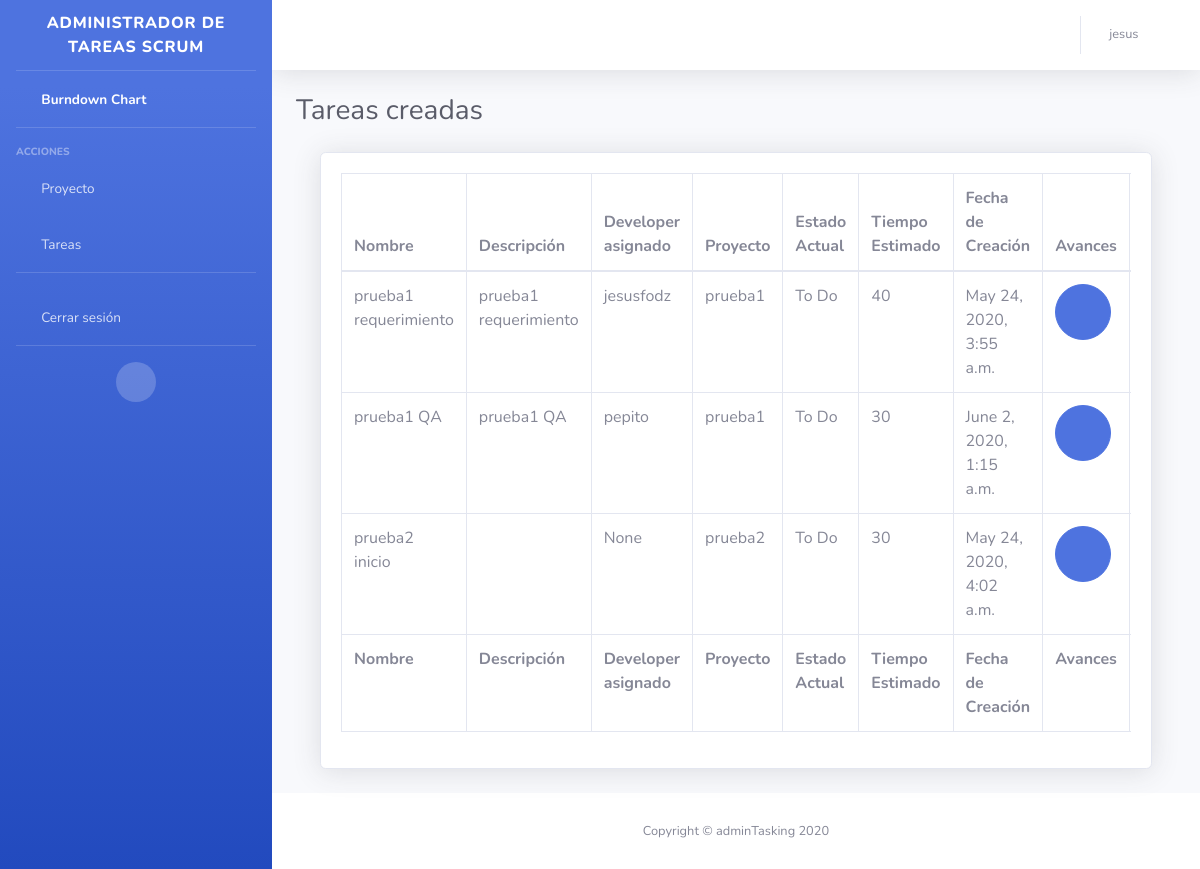
/list-tareas-creadas/ (signed in), run on the app's committed database.
### app/models.py (models this page shows, shortened)
class Tarea(models.Model):
    nombre = models.CharField(max_length=200, null=False)
    descripcion = models.TextField(null=True)
    tiempoEstimado = models.IntegerField(null=True)
    fechaCreacion = models.DateTimeField(auto_now_add=True)
    developer =models.ForeignKey(User,
                  related_name='developer',
                  null=True,
                  on_delete=models.PROTECT)
    proyecto =models.ForeignKey(Proyecto,
                  related_name='proyecto',
                  null=False,
                  on_delete=models.PROTECT)
    estadoActual =models.ForeignKey(Estado,
                  related_name='estadoActual',
                  null=False,
                  on_delete=models.PROTECT)
    class Meta:
        app_label = 'app'

class Proyecto(models.Model):
    nombre = models.CharField(max_length=45, null=False)
    descripcion = models.CharField(max_length=45, null=True)
    productOwner =models.ForeignKey(User,
                  related_name='productOwner',
                  null=False,
                  on_delete=models.PROTECT)
    def __str__(self):
        return self.nombre
    class Meta:
        app_label = 'app'

class Estado(models.Model):
    nombre = models.CharField(max_length=45, null=False)
    def __str__(self):
        return self.nombre
    class Meta:
        app_label = 'app'

### app/views.py (the view)
# urls.py: path('list-tareas-creadas/', views.list_tareas_creadas, name='list_tareas_creadas'),
@login_required
def list_tareas_creadas(request):
    productOwner=User.objects.get(id=request.user.id)
    lista_proyectos=Proyecto.objects.filter( productOwner=productOwner)
    lista_tareas=Tarea.objects.filter( proyecto__in=[p.id for p in lista_proyectos])
    avances=Avance.objects.all()
    contexto = {
        'lista_tareas': lista_tareas,
        'avances':avances
    }
    return render(request, "app/tareas_creadas.html",contexto)

### app/templates/app/tareas_creadas.html (shortened to what this page needs)
{% extends "app/base.html" %}
{% load static %}
{% block contenido %}
<div class="d-sm-flex align-items-center justify-content-between mb-4">
    <h1 class="h3 mb-0 text-gray-800">Tareas creadas</h1>
</div>
<div class="container-fluid">
    <div class="card shadow mb-4">
        <div class="card-body">
            <div class="table-responsive">
                <table class="table table-bordered" id="dataTable" width="100%" cellspacing="0">
                    <thead>
                        <tr>
                            <th>Nombre</th>
                            <th>Descripción</th>
                            <th>Developer asignado</th>
                            <th>Proyecto</th>
                            <th>Estado Actual</th>
                            <th>Tiempo Estimado</th>
                            <th>Fecha de Creación</th>
                            <th>Avances</th>
                        </tr>
                    </thead>
                    <tfoot>
                        <tr>
                            <th>Nombre</th>
                            <th>Descripción</th>
                            <th>Developer asignado</th>
                            <th>Proyecto</th>
                            <th>Estado Actual</th>
                            <th>Tiempo Estimado</th>
                            <th>Fecha de Creación</th>
                            <th>Avances</th>
                        </tr>
                    </tfoot>
                    <tbody>
                        {% for tarea in lista_tareas %}
                        <tr>
                            <td>{{ tarea.nombre }}</td>
                            <td>{{ tarea.descripcion }}</td>
                            <td>{{ tarea.developer }}</td>
                            <td>{{ tarea.proyecto }}</td>
                            <td>{{ tarea.estadoActual }}</td>
                            <td>{{ tarea.tiempoEstimado }}</td>
                            <td>{{ tarea.fechaCreacion }}</td>
                            <td>
                                <a class="btn btn-primary btn-circle btn-lg" href="#" id="alertsAvaces" role="button"
                                    data-toggle="dropdown" aria-haspopup="true" aria-expanded="false">
                                    <i class="fas fa-info-circle"></i>
                                </a>
                            </td>
                        </tr>
                        {% endfor %}
                    </tbody>
                </table>
            </div>
        </div>
    </div>
</div>
{% endblock %}

### app/templates/app/base.html (shortened to what this page needs)
{% load static %}
<!DOCTYPE html>
<html lang="en">
<head>
    <link href="{% static 'app/vendor/fontawesome-free/css/all.min.css' %}" rel="stylesheet" type="text/css">
    <link href="{% static 'app/css/sb-admin-2.min.css' %}" rel="stylesheet">
</head>
<body id="page-top">
    <div id="wrapper">
        <ul class="navbar-nav bg-gradient-primary sidebar sidebar-dark accordion" id="accordionSidebar">
            <a class="sidebar-brand d-flex align-items-center justify-content-center" href="{% url 'app:index' %}">
                <div class="sidebar-brand-text mx-3">Administrador de tareas Scrum</div>
            </a>
            <hr class="sidebar-divider my-0">
            <li class="nav-item active">
                <a class="nav-link" href="{% url 'app:index' %}">
                    <i class="fas fa-fw fa-chart-area"></i>
                    <span>Burndown Chart</span></a>
            </li>
            <hr class="sidebar-divider">
            <div class="sidebar-heading">
                Acciones
            </div>
            <li class="nav-item">
                <a class="nav-link collapsed" href="#" data-toggle="collapse" data-target="#collapseTwo"
                    aria-expanded="true" aria-controls="collapseTwo">
                    <i class="fas fa-fw fa-drafting-compass"></i>
                    <span>Proyecto</span>
                </a>
            </li>
            <li class="nav-item">
                <a class="nav-link collapsed" href="#" data-toggle="collapse" data-target="#collapseUtilities"
                    aria-expanded="true" aria-controls="collapseUtilities">
                    <i class="fas fa-fw fa-clipboard-list"></i>
                    <span>Tareas</span>
                </a>
            </li>
            <hr class="sidebar-divider">
            <li class="nav-item">
                <a class="nav-link" href="#" data-toggle="modal" data-target="#logoutModal">
                    <i class="fas fa-fw fa-sign-out-alt"></i>
                    <span>Cerrar sesión</span></a>
            </li>
            <hr class="sidebar-divider d-none d-md-block">
            <div class="text-center d-none d-md-inline">
                <button class="rounded-circle border-0" id="sidebarToggle"></button>
            </div>
        </ul>
        <div id="content-wrapper" class="d-flex flex-column">
            <div id="content">
                <nav class="navbar navbar-expand navbar-light bg-white topbar mb-4 static-top shadow">
                    <ul class="navbar-nav ml-auto">
                        <li class="nav-item dropdown no-arrow mx-1">
                            <a class="nav-link dropdown-toggle" href="#" id="alertsDropdown" role="button"
                                data-toggle="dropdown" aria-haspopup="true" aria-expanded="false">
                                <i class="fas fa-bell fa-fw"></i>
                            </a>
                        </li>
                        <li class="nav-item dropdown no-arrow">
                            <a class="nav-link dropdown-toggle " href="#" id="userDropdown" role="button"
                                data-toggle="dropdown" aria-haspopup="true" aria-expanded="false">
                                <span class="mr-2 d-none d-lg-inline text-gray-600 small">{{ request.user.first_name }}
                                </span>
                                <div class="fas fa-user fa-sm fa-fw mr-2 text-gray-400"></div>
                            </a>
                        </li>
                    </ul>
                </nav>
                <div class="container-fluid">
                    {% block contenido %} {% endblock %}
                </div>
            </div>
            <footer class="sticky-footer bg-white">
                <div class="container my-auto">
                    <div class="copyright text-center my-auto">
                        <span>Copyright &copy; adminTasking 2020</span>
                    </div>
                </div>
            </footer>
        </div>
    </div>
</body>
</html>

### data on the page
Tarea: nombre "prueba1 requerimiento", descripcion "prueba1 requerimiento", developer "jesusfodz", proyecto "prueba1", estadoActual "To Do", tiempoEstimado "40", fechaCreacion "May 24, 2020, 3:55 a.m."
Tarea: nombre "prueba1 QA", descripcion "prueba1 QA", developer "pepito", proyecto "prueba1", estadoActual "To Do", tiempoEstimado "30", fechaCreacion "June 2, 2020, 1:15 a.m."
Tarea: nombre "prueba2 inicio", developer "None", proyecto "prueba2", estadoActual "To Do", tiempoEstimado "30", fechaCreacion "May 24, 2020, 4:02 a.m."

### other printed values
{{ request.user.first_name }} "jesus"
